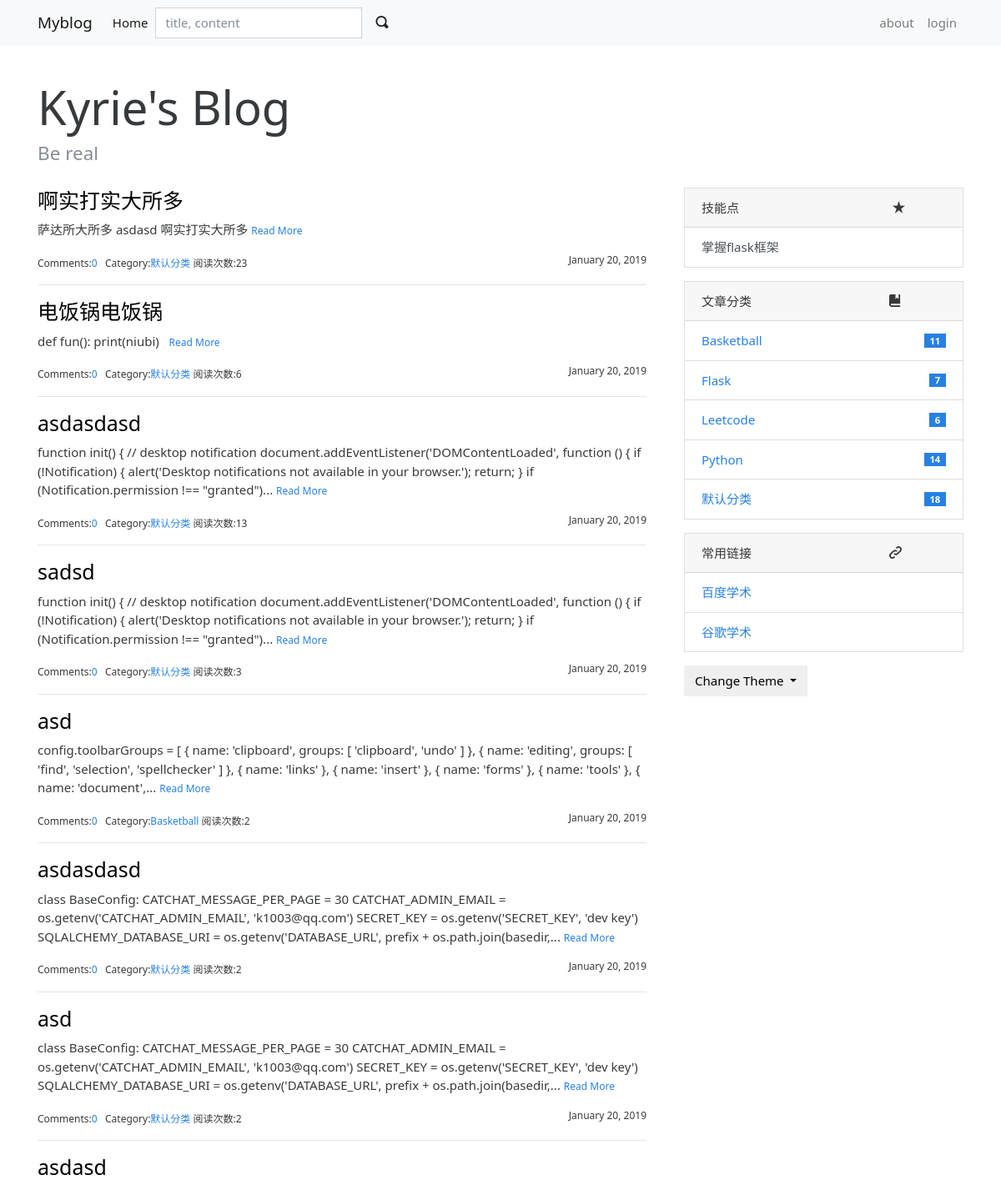
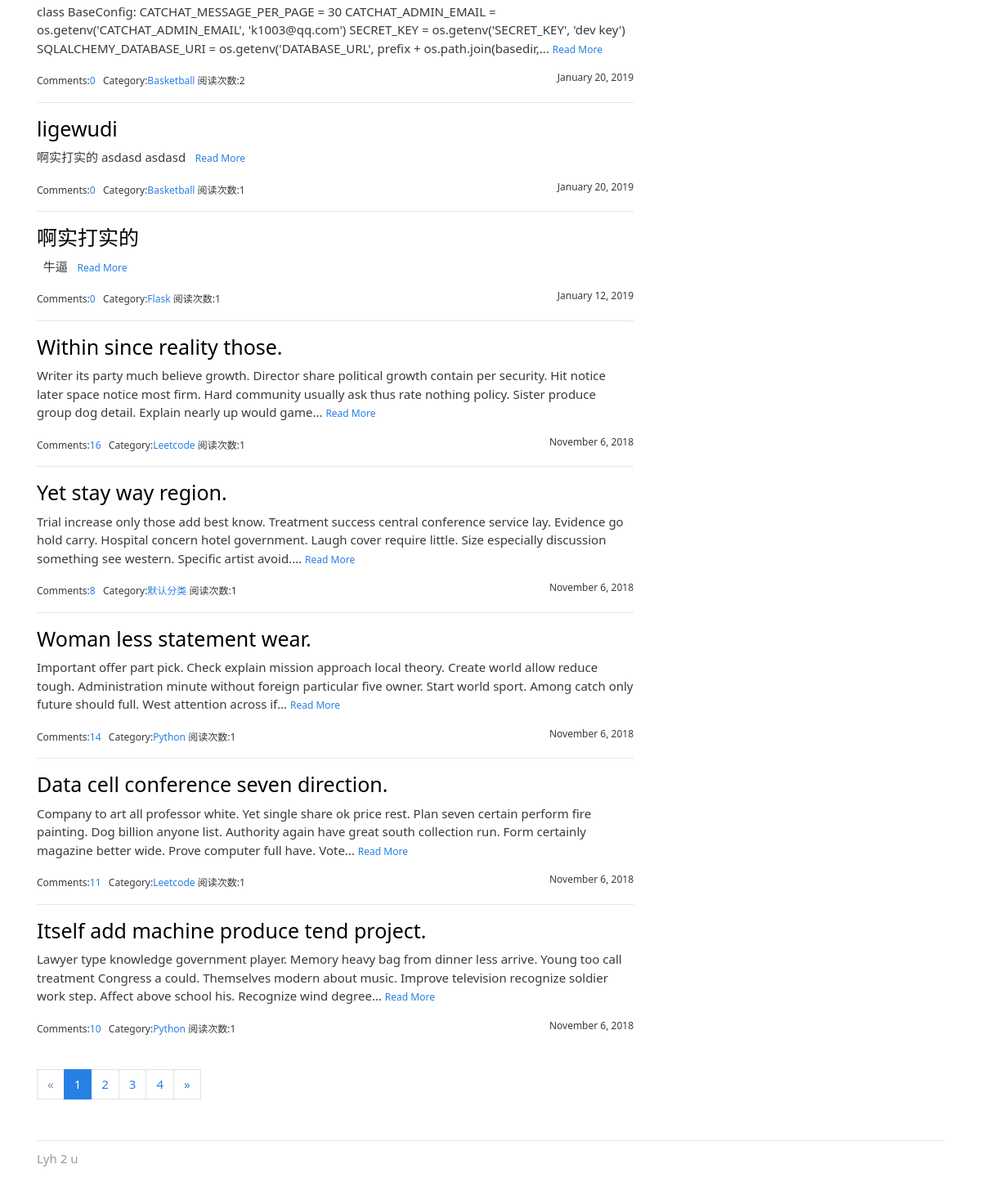
The page / on the database its author committed (2 pictures, top to bottom).
### myblog/models.py (models this page shows, shortened)
@whooshee.register_model('title', 'body')
class Post(db.Model):
    id = db.Column(db.Integer,primary_key=True)
    title = db.Column(db.String(60))
    body = db.Column(db.Text)
    timestamp = db.Column(db.DateTime,default=datetime.utcnow,index=True)
    clicks = db.Column(db.INT, default=0)
    can_comment = db.Column(db.Boolean,default=True)
    category_id = db.Column(db.Integer,db.ForeignKey("category.id"))
    category = db.relationship("Category",back_populates="posts")
    comments = db.relationship("Comment",back_populates="post", cascade="all, delete-orphan")

class Category(db.Model):
    id = db.Column(db.Integer,primary_key=True)
    name = db.Column(db.String(30), unique=True)
    posts = db.relationship("Post",back_populates="category")

class Skill(db.Model):
    id = db.Column(db.Integer, primary_key=True)
    name = db.Column(db.String(30))

class Link(db.Model):
    id = db.Column(db.Integer, primary_key=True)
    name = db.Column(db.String(30))
    url = db.Column(db.String(255))

### myblog/blueprints/blog.py (the view)
@blog_bp.route("/")
def index():
    page = request.args.get("page", 1, type=int)
    per_page = current_app.config["MYBLOG_MANAGE_POST_PER_PAGE"]
    pagination = Post.query.order_by(Post.timestamp.desc()).paginate(page, per_page=per_page)
    posts = pagination.items
    return render_template("blog/index.html", pagination=pagination, posts=posts)

### myblog/__init__.py (called while the page is built)
def register_template_context(app):
    @app.context_processor
    def make_template_context():
        links = Link.query.all()
        admin = Admin.query.first()
        categories = Category.query.order_by(Category.name).all()
        skills = Skill.query.all()
        if current_user.is_authenticated:
            unread_comments = Comment.query.filter_by(reviewed=False).count()
        else:
            unread_comments = None
        return(dict(admin=admin, categories=categories, links=links, unread_comments=unread_comments, skills=skills))

### myblog/templates/blog/index.html (shortened to what this page needs)
{% extends "base.html" %}
{% from "bootstrap/pagination.html" import render_pagination %}
{% block content %}
    <div class="page-header">
        <h1 class="display-4">Kyrie's Blog</h1>
        <h4 class="text-muted">Be real</h4>
    </div>
    <div class="row">
        <div class="col-sm-8">
            {% include "blog/_posts.html" %}
            {% if posts %}
                <div class="page-footer">{{ render_pagination(pagination) }}</div>
            {% endif %}
        </div>
        <div class="col-sm-4 sidebar">
            {% include "blog/_sidebar.html" %}
        </div>
    </div>
{% endblock content %}

### myblog/templates/blog/_posts.html (shortened to what this page needs)
{% if posts %}
    {% for post in posts %}
        <h3 class="text-primary"><a class="Aclass" href="{{ url_for(".show_post", post_id=post.id) }} " >{{ post.title }}</a> </h3>
        <p>
            {{ post.body|striptags|truncate }}
            <small><a href="{{ url_for('.show_post', post_id=post.id) }}">Read More</a></small>
        </p>
        <small>
            Comments:<a href="{{ url_for(".show_post", post_id=post.id) }}#comments">{{ post.comments|length }}</a>&nbsp;&nbsp;
            Category:<a href="{{ url_for(".show_category", category_id=post.category.id) }}">{{ post.category.name }}</a>
            阅读次数:{{ post.clicks }}
            <span class="float-right">{{ moment(post.timestamp).format("LL") }}</span>
        </small>
        {% if not loop.last %}
            <hr>
        {% endif %}
    {% endfor %}
{% endif %}

### myblog/templates/blog/_sidebar.html (shortened to what this page needs)
{% if skills %}
<div class="card mb-3">
    <div class="card-header">技能点 &emsp;&emsp;&emsp;&emsp;&emsp;&emsp;&emsp;&emsp;&emsp;&emsp;&emsp;&emsp;<span class="oi oi-star"></span>
</div>
    <ul class="list-group list-group-flush">
        {% for skill in skills %}
            <li class="list-group-item  list-group-item-action d-flex justify-content-between align-items-center">{{ skill.name }}</li>
        {% endfor %}
    </ul>
</div>
{% endif %}
{% if categories %}
<div class="card mb-3">
    <div class="card-header">文章分类&emsp;&emsp;&emsp;&emsp;&emsp;&emsp;&emsp;&emsp;&emsp;&emsp;&emsp;<span class="oi oi-book"></span></div>
    <ul class="list-group list-group-flush">
        {% for category in categories %}
        <li class="list-group-item  list-group-item-action d-flex justify-content-between align-items-center">
            <a href="{{ url_for('blog.show_category', category_id=category.id) }}">
                {{ category.name }}
            </a>
            <span class="badge badge-primary badge-pill"> {{ category.posts|length }}</span>
        </li>
        {% endfor %}
    </ul>
</div>
{% endif %}
{% if links %}
    <div class="card mb-3">
        <div class="card-header">常用链接&emsp;&emsp;&emsp;&emsp;&emsp;&emsp;&emsp;&emsp;&emsp;&emsp;&emsp;<span class="oi oi-link-intact"></span></div>
        <ul class="list-group list-group-flush">
            {% for link in links %}
                <li class="list-group-item  list-group-item-action d-flex justify-content-between align-items-center">
                    <a href="{{ link.url }}" target="_blank">{{ link.name }}</a>
                </li>
            {% endfor %}
        </ul>
    </div>
{% endif %}
<div class="dropdown">
    <button class="btn btn-default dropdown-toggle" type="button" id="dropdownMenuButton"
            data-toggle="dropdown" aria-haspopup="true" aria-expanded="false">
        Change Theme
    </button>
</div>

### myblog/static/css/style.css (style rules this page uses)
nav { margin-bottom: 20px; }
.page-header { padding-top: 20px; padding-bottom: 20px; }
.sidebar { padding-left: 30px; }
.page-footer { padding-top: 40px; }

### myblog/templates/base.html (style rules this page uses)
.Aclass { color:black;font-size:25px; }

### rows shown on the page
Post: title "啊实打实大所多", body "萨达所大所多 asdasd 啊实打实大所多", comments|length "0", category.name "默认分类", clicks "23", timestamp "January 20, 2019"
Post: title "电饭锅电饭锅", body "def fun(): print(niubi)", comments|length "0", category.name "默认分类", clicks "6", timestamp "January 20, 2019"
Post: title "asdasdasd", body "function init() { // desktop notification document.addEventListener('DOMContentLoaded', function () { if (!Notification) { alert('Desktop notifications not available in your browser.'); return; } if (Notification.permission !== \"granted\")...", comments|length "0", category.name "默认分类", clicks "13", timestamp "January 20, 2019"
Post: title "sadsd", body "function init() { // desktop notification document.addEventListener('DOMContentLoaded', function () { if (!Notification) { alert('Desktop notifications not available in your browser.'); return; } if (Notification.permission !== \"granted\")...", comments|length "0", category.name "默认分类", clicks "3", timestamp "January 20, 2019"
Post: title "asd", body "config.toolbarGroups = [ { name: 'clipboard', groups: [ 'clipboard', 'undo' ] }, { name: 'editing', groups: [ 'find', 'selection', 'spellchecker' ] }, { name: 'links' }, { name: 'insert' }, { name: 'forms' }, { name: 'tools' }, { name: 'document',...", comments|length "0", category.name "Basketball", clicks "2", timestamp "January 20, 2019"
Post: title "asdasdasd", body "class BaseConfig: CATCHAT_MESSAGE_PER_PAGE = 30 CATCHAT_ADMIN_EMAIL = os.getenv('CATCHAT_ADMIN_EMAIL', 'k1003@qq.com') SECRET_KEY = os.getenv('SECRET_KEY', 'dev key') SQLALCHEMY_DATABASE_URI = os.getenv('DATABASE_URL', prefix + os.path.join(basedir,...", comments|length "0", category.name "默认分类", clicks "2", timestamp "January 20, 2019"
Post: title "asd", body "class BaseConfig: CATCHAT_MESSAGE_PER_PAGE = 30 CATCHAT_ADMIN_EMAIL = os.getenv('CATCHAT_ADMIN_EMAIL', 'k1003@qq.com') SECRET_KEY = os.getenv('SECRET_KEY', 'dev key') SQLALCHEMY_DATABASE_URI = os.getenv('DATABASE_URL', prefix + os.path.join(basedir,...", comments|length "0", category.name "默认分类", clicks "2", timestamp "January 20, 2019"
Post: title "asdasd", body "class BaseConfig: CATCHAT_MESSAGE_PER_PAGE = 30 CATCHAT_ADMIN_EMAIL = os.getenv('CATCHAT_ADMIN_EMAIL', 'k1003@qq.com') SECRET_KEY = os.getenv('SECRET_KEY', 'dev key') SQLALCHEMY_DATABASE_URI = os.getenv('DATABASE_URL', prefix + os.path.join(basedir,...", comments|length "0", category.name "Basketball", clicks "2", timestamp "January 20, 2019"
Post: title "ligewudi", body "啊实打实的 asdasd asdasd", comments|length "0", category.name "Basketball", clicks "1", timestamp "January 20, 2019"
Post: title "啊实打实的", body "牛逼", comments|length "0", category.name "Flask", clicks "1", timestamp "January 12, 2019"
Post: title "Within since reality those.", body "Writer its party much believe growth. Director share political growth contain per security. Hit notice later space notice most firm. Hard community usually ask thus rate nothing policy. Sister produce group dog detail. Explain nearly up would game...", comments|length "16", category.name "Leetcode", clicks "1", timestamp "November 6, 2018"
Post: title "Yet stay way region.", body "Trial increase only those add best know. Treatment success central conference service lay. Evidence go hold carry. Hospital concern hotel government. Laugh cover require little. Size especially discussion something see western. Specific artist avoid....", comments|length "8", category.name "默认分类", clicks "1", timestamp "November 6, 2018"
Post: title "Woman less statement wear.", body "Important offer part pick. Check explain mission approach local theory. Create world allow reduce tough. Administration minute without foreign particular five owner. Start world sport. Among catch only future should full. West attention across if...", comments|length "14", category.name "Python", clicks "1", timestamp "November 6, 2018"
Post: title "Data cell conference seven direction.", body "Company to art all professor white. Yet single share ok price rest. Plan seven certain perform fire painting. Dog billion anyone list. Authority again have great south collection run. Form certainly magazine better wide. Prove computer full have. Vote...", comments|length "11", category.name "Leetcode", clicks "1", timestamp "November 6, 2018"
Post: title "Itself add machine produce tend project.", body "Lawyer type knowledge government player. Memory heavy bag from dinner less arrive. Young too call treatment Congress a could. Themselves modern about music. Improve television recognize soldier work step. Affect above school his. Recognize wind degree...", comments|length "10", category.name "Python", clicks "1", timestamp "November 6, 2018"
Skill: name "掌握flask框架"
Category: name "Basketball", posts|length "11"
Category: name "Flask", posts|length "7"
Category: name "Leetcode", posts|length "6"
Category: name "Python", posts|length "14"
Category: name "默认分类", posts|length "18"
Link: name "百度学术"
Link: name "谷歌学术"

### other values the page prints
{{ render_nav_item('blog.index', 'Home') }} "Home"
{{ render_nav_item('blog.about', 'about') }} "about"
{{ render_nav_item('auth.login', 'login') }} "login"
{{ render_pagination(pagination) }} "« 1 2 3 4 »"
